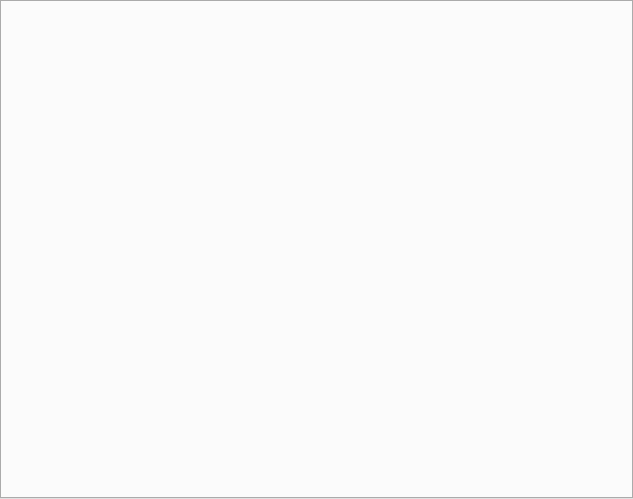
<?xml version="1.0" encoding="UTF-8"?>
<ui version="4.0">
 <class>DAPyWorkFlowOperateWidget</class>
 <widget class="QWidget" name="DAPyWorkFlowOperateWidget">
  <property name="geometry">
   <rect>
    <x>0</x>
    <y>0</y>
    <width>633</width>
    <height>499</height>
   </rect>
  </property>
  <property name="sizePolicy">
   <sizepolicy hsizetype="Expanding" vsizetype="Expanding">
    <horstretch>0</horstretch>
    <verstretch>0</verstretch>
   </sizepolicy>
  </property>
  <property name="minimumSize">
   <size>
    <width>500</width>
    <height>300</height>
   </size>
  </property>
  <property name="windowTitle">
   <string>Workflow Operate</string>
  </property>
  <layout class="QVBoxLayout" name="verticalLayout">
   <property name="spacing">
    <number>0</number>
   </property>
   <property name="leftMargin">
    <number>0</number>
   </property>
   <property name="topMargin">
    <number>0</number>
   </property>
   <property name="rightMargin">
    <number>0</number>
   </property>
   <property name="bottomMargin">
    <number>0</number>
   </property>
   <item>
    <widget class="QTabWidget" name="tabWidget">
     <property name="tabsClosable">
      <bool>true</bool>
     </property>
    </widget>
   </item>
  </layout>
 </widget>
 <resources/>
 <connections/>
</ui>
